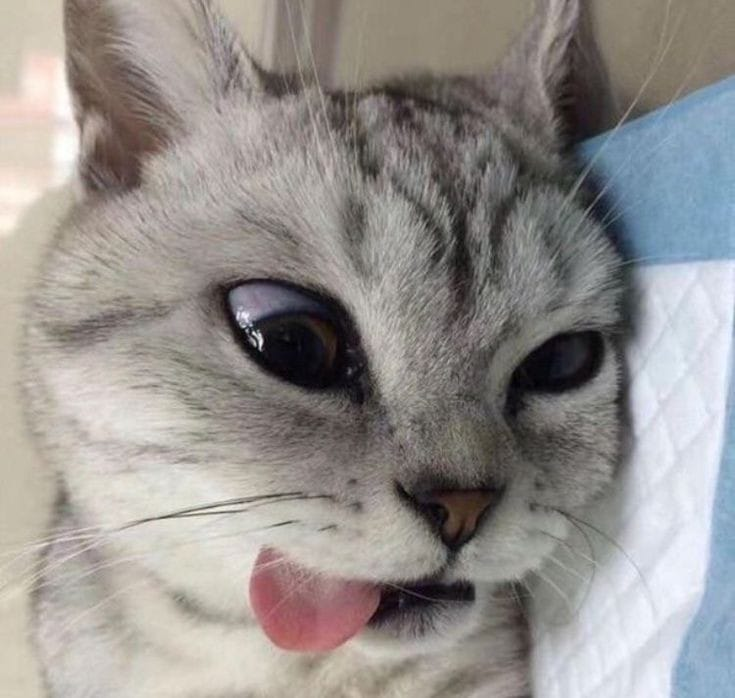
#> input picture kucing.jpeg, 735 x 698 px
$ python 'Latihan 3.py'
#> lines starting #> are read from the running program, lines starting #| are printed output that depends on the picture
import cv2 as cv
import numpy as np
import matplotlib.pyplot as plt

image = cv.imread("kucing.jpeg")
#> image is the input picture: shape (698, 735, 3); mean B, G, R 142.7, 145.5, 149.5

h, w = image.shape[:2]
#> h = 698; w = 735

rotation_matrix = cv.getRotationMatrix2D((w/2,h/2), -180, 0.5)

rotated_image = cv.warpAffine(image, rotation_matrix, (w, h))
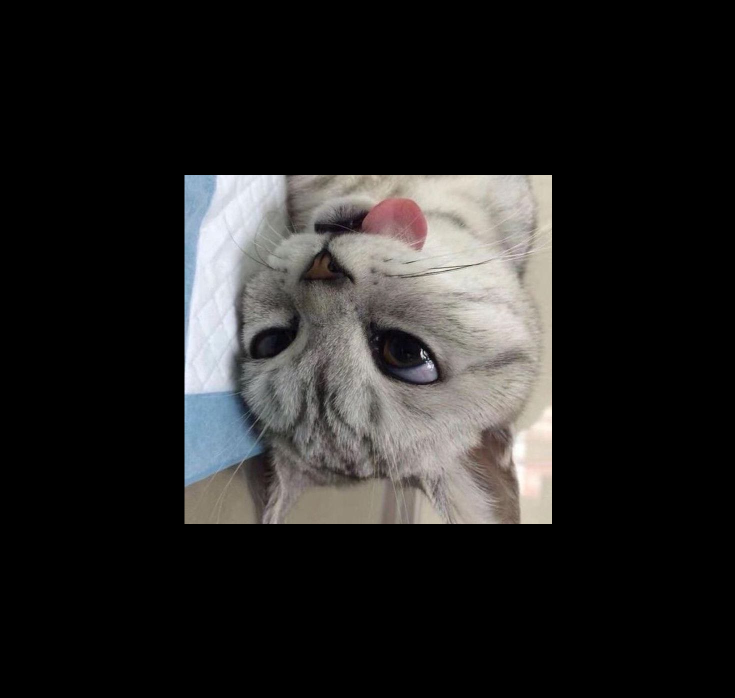
#> rotated_image: shape (698, 735, 3); mean B, G, R 35.7, 36.4, 37.4

plt.imshow(cv.cvtColor(rotated_image, cv.COLOR_BGR2RGB))
plt.title("Rotation")
plt.show()
